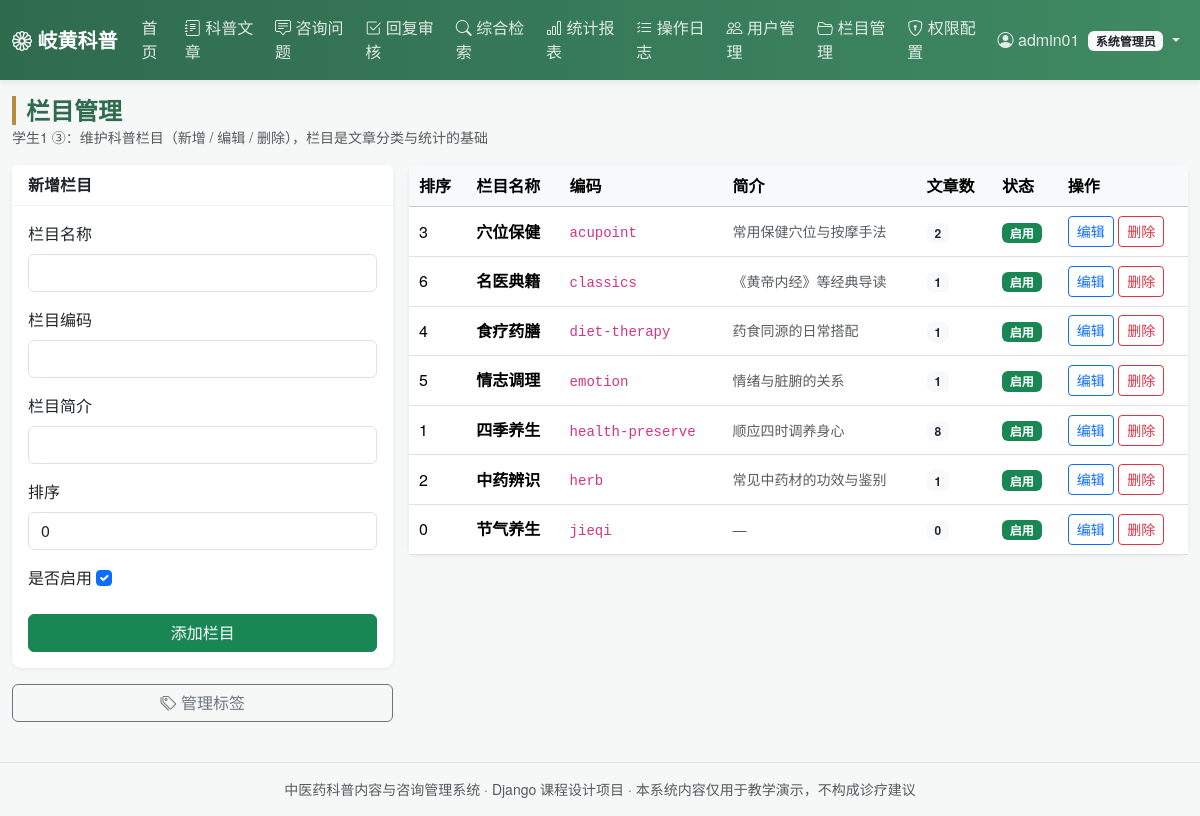
Page /category/ (signed in) on the committed database.
### main_app/models.py (models this page shows, shortened)
class Menu(models.Model):
    name = models.CharField('菜单名称', max_length=50)
    code = models.CharField('权限编码', max_length=50, unique=True,
                            help_text='与装饰器 module_required 使用的编码一致')
    url_name = models.CharField('对应路由名', max_length=100, blank=True)
    icon = models.CharField('图标类名', max_length=50, blank=True, default='bi-grid')
    roles = models.CharField('可见角色', max_length=100, default='admin,editor,consultant,user',
                             help_text='逗号分隔：admin,editor,consultant,user')
    order = models.IntegerField('排序', default=0)
    is_active = models.BooleanField('启用', default=True)
    class Meta:
        verbose_name = '菜单权限'
        verbose_name_plural = '菜单权限'
        ordering = ['order', 'id']
    @property
    def role_list(self):
        return [r.strip() for r in self.roles.split(',') if r.strip()]
    def visible_to(self, role):
        return self.is_active and role in self.role_list

class Category(models.Model):
    name = models.CharField('栏目名称', max_length=50, unique=True)
    code = models.SlugField('栏目编码', max_length=50, unique=True,
                            help_text='英文小写，用于 URL，如 health-preserve')
    description = models.CharField('栏目简介', max_length=200, blank=True)
    order = models.IntegerField('排序', default=0)
    is_active = models.BooleanField('是否启用', default=True)
    created_at = models.DateTimeField('创建时间', auto_now_add=True)
    class Meta:
        verbose_name = '科普栏目'
        verbose_name_plural = '科普栏目'
        ordering = ['order', 'id']

### main_app/views.py (the view)
# urls.py: path('category/', views.category_list, name='category_list'),
@role_required('admin')
@module_required('category_manage')
def category_list(request):
    form = CategoryForm(request.POST or None)
    if request.method == 'POST' and form.is_valid():
        obj = form.save()
        write_log(request, 'category', '新增栏目', 'Category', obj.pk, f'新增栏目：{obj.name}')
        messages.success(request, '栏目已新增。')
        return redirect('main_app:category_list')
    qs = Category.objects.annotate(num=Count('articles'))
    return render(request, 'category/list.html', {'form': form, 'rows': qs})

### main_app/forms.py
class CategoryForm(forms.ModelForm):
    class Meta:
        model = Category
        fields = ('name', 'code', 'description', 'order', 'is_active')
        widgets = {
            'name': forms.TextInput(attrs={'class': 'form-control'}),
            'code': forms.TextInput(attrs={'class': 'form-control'}),
            'description': forms.TextInput(attrs={'class': 'form-control'}),
            'order': forms.NumberInput(attrs={'class': 'form-control'}),
            'is_active': forms.CheckboxInput(attrs={'class': 'form-check-input'}),
        }

### main_app/context_processors.py (called while the page is built)
def menu_permissions(request):
    user = getattr(request, 'user', None)
    role = 'anonymous'
    profile = None
    if user and user.is_authenticated:
        if user.is_superuser:
            role = 'admin'
        else:
            profile = getattr(user, 'profile', None)
            role = profile.role if profile else 'user'
    menus = [m for m in Menu.objects.filter(is_active=True) if m.visible_to(role)]
    return {
        'nav_menus': menus,
        'current_role': role,
        'current_role_label': ROLE_LABELS.get(role, role),
        'profile': profile,
    }

### main_app/permissions.py (called while the page is built, shortened)
def role_of(user):
    if not user.is_authenticated:
        return 'anonymous'
    if user.is_superuser:
        return 'admin'
    p = get_profile(user)
    return p.role if p else 'user'

def role_required(*roles):
    def decorator(view_func):
        @login_required
        @wraps(view_func)
        def _wrapped(request, *args, **kwargs):
            if role_of(request.user) in roles:
                return view_func(request, *args, **kwargs)
        return _wrapped
    return decorator

def module_required(code):
    def decorator(view_func):
        @login_required
        @wraps(view_func)
        def _wrapped(request, *args, **kwargs):
            from .models import Menu
            menu = Menu.objects.filter(code=code).first()
            if menu is None or menu.visible_to(role_of(request.user)):
                return view_func(request, *args, **kwargs)
            messages.error(request, '当前角色未开通该菜单权限。')
            return redirect('main_app:index')
        return _wrapped
    return decorator

### templates/category/list.html (shortened to what this page needs)
{% extends 'base.html' %}
{% block page_title %}栏目管理{% endblock %}
{% block page_desc %}学生1 ③：维护科普栏目（新增 / 编辑 / 删除），栏目是文章分类与统计的基础{% endblock %}
{% block content %}
<div class="row g-3">
    <div class="col-lg-4">
        <div class="card">
            <div class="card-header">新增栏目</div>
            <div class="card-body">
                <form method="post">
                    {% for f in form %}
                        <div class="mb-3">
                            <label class="form-label">{{ f.label }}</label>
                            {{ f }}
                        </div>
                    {% endfor %}
                    <button class="btn btn-success w-100">添加栏目</button>
                </form>
            </div>
        </div>
        <a class="btn btn-outline-secondary mt-3 w-100" href="{% url 'main_app:tag_list' %}">
            <i class="bi bi-tags"></i> 管理标签
        </a>
    </div>
    <div class="col-lg-8">
        <div class="card">
            <div class="table-responsive">
                <table class="table table-hover align-middle mb-0">
                    <thead class="table-light">
                    <tr><th>排序</th><th>栏目名称</th><th>编码</th><th>简介</th><th>文章数</th><th>状态</th><th>操作</th></tr>
                    </thead>
                    <tbody>
                    {% for c in rows %}
                        <tr>
                            <td>{{ c.order }}</td>
                            <td><strong>{{ c.name }}</strong></td>
                            <td><code>{{ c.code }}</code></td>
                            <td class="small text-muted">{{ c.description|default:'—' }}</td>
                            <td><span class="badge bg-light text-dark">{{ c.num }}</span></td>
                            <td>
                                {% if c.is_active %}<span class="badge bg-success">启用</span>
                                {% else %}<span class="badge bg-secondary">停用</span>{% endif %}
                            </td>
                            <td>
                                <a class="btn btn-sm btn-outline-primary" href="{% url 'main_app:category_edit' c.pk %}">编辑</a>
                                <form method="post" action="{% url 'main_app:category_delete' c.pk %}" class="d-inline"
                                      onsubmit="return confirm('确认删除栏目「{{ c.name }}」？');">
                                    <button class="btn btn-sm btn-outline-danger">删除</button>
                                </form>
                            </td>
                        </tr>
                    {% empty %}
                        <tr><td colspan="7" class="text-center text-muted py-4">暂无栏目</td></tr>
                    {% endfor %}
                    </tbody>
                </table>
            </div>
        </div>
    </div>
</div>
{% endblock %}

### templates/base.html (shortened to what this page needs)
{% load static %}<!DOCTYPE html>
<html lang="zh-CN">
<head>
    <link href="https://cdn.jsdelivr.net/npm/bootstrap@5.3.3/dist/css/bootstrap.min.css" rel="stylesheet">
    <link href="https://cdn.jsdelivr.net/npm/bootstrap-icons@1.11.3/font/bootstrap-icons.css" rel="stylesheet">
    <link href="{% static 'css/style.css' %}" rel="stylesheet">
</head>
<body>
<nav class="navbar navbar-expand-lg navbar-dark tcm-navbar sticky-top">
    <div class="container-fluid">
        <a class="navbar-brand fw-bold" href="{% url 'main_app:index' %}">
            <i class="bi bi-flower1"></i> 岐黄科普
        </a>
        <div class="collapse navbar-collapse" id="navMenu">
            <ul class="navbar-nav me-auto">
                <li class="nav-item">
                    <a class="nav-link {% if request.resolver_match.url_name == 'index' %}active{% endif %}"
                       href="{% url 'main_app:index' %}">首页</a>
                </li>
                {% for m in nav_menus %}
                    <li class="nav-item">
                        <a class="nav-link" href="{% if m.url_name %}{% url m.url_name %}{% else %}#{% endif %}">
                            <i class="bi {{ m.icon|default:'bi-grid' }}"></i> {{ m.name }}
                        </a>
                    </li>
                {% endfor %}
            </ul>
            <ul class="navbar-nav">
                {% if user.is_authenticated %}
                    <li class="nav-item dropdown">
                        <a class="nav-link dropdown-toggle" href="#" data-bs-toggle="dropdown">
                            <i class="bi bi-person-circle"></i>
                            {% if profile %}{{ profile.display_name }}{% else %}{{ user.username }}{% endif %}
                            <span class="badge bg-light text-dark ms-1">{{ current_role_label }}</span>
                        </a>
                    </li>
                {% else %}
                    <li class="nav-item"><a class="nav-link" href="{% url 'main_app:login' %}">登录</a></li>
                    <li class="nav-item"><a class="btn btn-sm btn-light ms-2 mt-1" href="{% url 'main_app:register' %}">注册</a></li>
                {% endif %}
            </ul>
        </div>
    </div>
</nav>
<div class="container-fluid py-3">
    <div class="d-flex justify-content-between align-items-center mb-3">
        <div>
            <h4 class="mb-0 page-title">{% block page_title %}{% endblock %}</h4>
            <small class="text-muted">{% block page_desc %}{% endblock %}</small>
        </div>
    </div>
    {% block content %}{% endblock %}
</div>
<footer class="text-center text-muted py-3 small border-top mt-4">
    中医药科普内容与咨询管理系统 · Django 课程设计项目 · 本系统内容仅用于教学演示，不构成诊疗建议
</footer>
</body>
</html>

### static/css/style.css (style rules this page uses)
:root { --tcm-green: #2f6b4f; --tcm-green-light: #e8f3ee; --tcm-gold: #b98b3c; }
body { background: #f6f8f7; font-family: "Microsoft YaHei", "PingFang SC", "Helvetica Neue", sans-serif; color: #24312b; }
.tcm-navbar { background: linear-gradient(90deg, var(--tcm-green), #3f8a63); box-shadow: 0 2px 6px rgba(0, 0, 0, .08); }
.tcm-navbar .nav-link { color: rgba(255, 255, 255, .85); }
.page-title { font-weight: 700; color: var(--tcm-green); border-left: 4px solid var(--tcm-gold); padding-left: 10px; }
.card { border: none; box-shadow: 0 1px 4px rgba(20, 40, 30, .08); border-radius: .6rem; }
.card-header { background: #fff; border-bottom: 1px solid #eef2f0; font-weight: 600; }
.table > :not(caption) > * > * { padding: .55rem .6rem; }

### rows in the picture
Menu: name "科普文章"
Menu: name "咨询问题"
Menu: name "回复审核"
Menu: name "综合检索"
Menu: name "统计报表"
Menu: name "操作日志"
Menu: name "用户管理"
Menu: name "栏目管理"
Menu: name "权限配置"
Category: order "3", name "穴位保健", code "acupoint", description "常用保健穴位与按摩手法", num "2", is_active "启用"
Category: order "6", name "名医典籍", code "classics", description "《黄帝内经》等经典导读", num "1", is_active "启用"
Category: order "4", name "食疗药膳", code "diet-therapy", description "药食同源的日常搭配", num "1", is_active "启用"
Category: order "5", name "情志调理", code "emotion", description "情绪与脏腑的关系", num "1", is_active "启用"
Category: order "1", name "四季养生", code "health-preserve", description "顺应四时调养身心", num "8", is_active "启用"
Category: order "2", name "中药辨识", code "herb", description "常见中药材的功效与鉴别", num "1", is_active "启用"
Category: order "0", name "节气养生", code "jieqi", description "—", num "0", is_active "启用"

### other values in the picture
{{ user.username }} "admin01"
{{ current_role_label }} "系统管理员"
{{ f.label }} "栏目名称" "栏目编码" "栏目简介" "排序" "是否启用"
